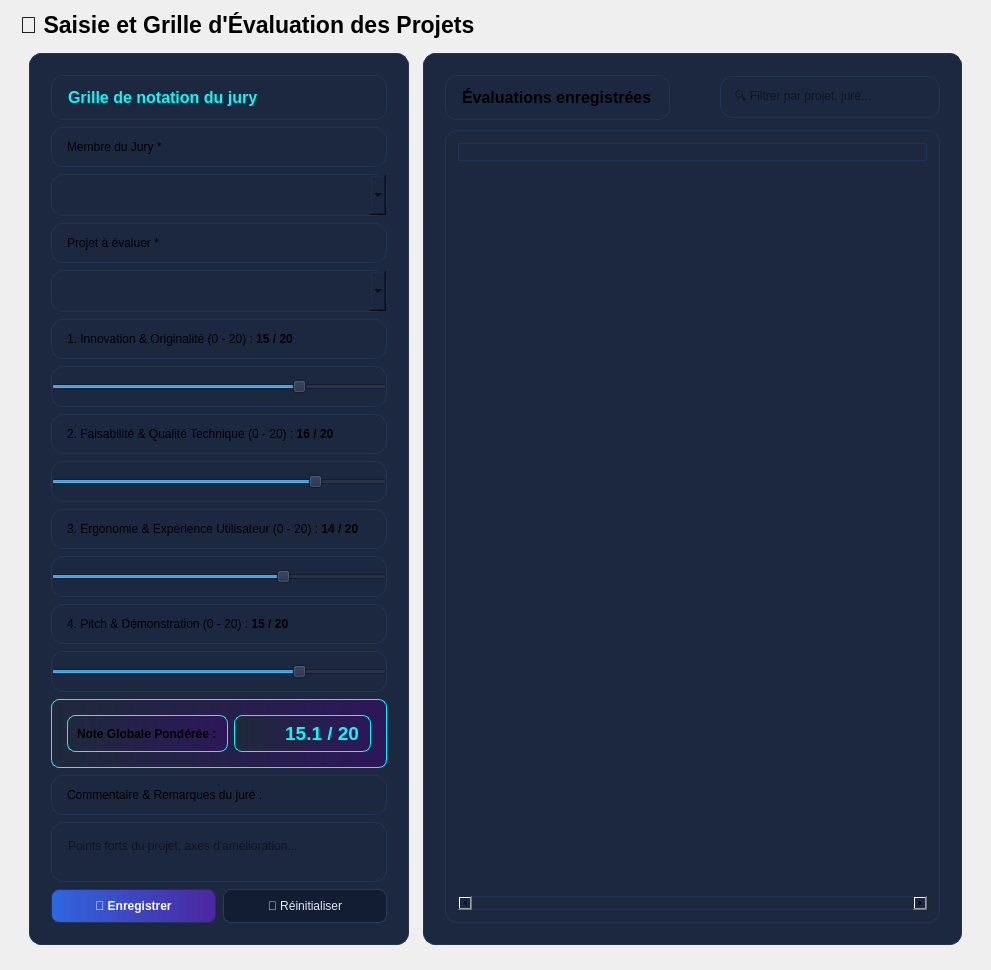
         <widget class="QWidget" name="pageEvaluations">
          <layout class="QVBoxLayout" name="evalsVLayout">
           <property name="leftMargin">
            <number>20</number>
           </property>
           <property name="topMargin">
            <number>12</number>
           </property>
           <property name="rightMargin">
            <number>20</number>
           </property>
           <property name="bottomMargin">
            <number>16</number>
           </property>
           <item>
            <widget class="QLabel" name="lblTitrePageEvals">
             <property name="font">
              <font>
               <pointsize>17</pointsize>
               <weight>75</weight>
               <bold>true</bold>
              </font>
             </property>
             <property name="text">
              <string>📝 Saisie et Grille d'Évaluation des Projets</string>
             </property>
            </widget>
           </item>
           <item>
            <widget class="QWidget" name="evalsSplitWidget" native="true">
             <layout class="QHBoxLayout" name="evalsSplitHLayout">
              <property name="spacing">
               <number>14</number>
              </property>
              <item>
               <widget class="QFrame" name="cardFormEval">
                <property name="minimumSize">
                 <size>
                  <width>380</width>
                  <height>0</height>
                 </size>
                </property>
                <property name="maximumSize">
                 <size>
                  <width>400</width>
                  <height>16777215</height>
                 </size>
                </property>
                <property name="styleSheet">
                 <string notr="true">
background-color: #1C2740; border: 1px solid #233354; border-radius: 12px; padding: 12px;
                 </string>
                </property>
                <layout class="QVBoxLayout" name="formEvalVLayout">
                 <property name="spacing">
                  <number>7</number>
                 </property>
                 <item>
                  <widget class="QLabel" name="lblFormEvalTitre">
                   <property name="font">
                    <font>
                     <pointsize>12</pointsize>
                     <weight>75</weight>
                     <bold>true</bold>
                    </font>
                   </property>
                   <property name="styleSheet">
                    <string notr="true">color: #0BF8F6;</string>
                   </property>
                   <property name="text">
                    <string>Grille de notation du jury</string>
                   </property>
                  </widget>
                 </item>
                 <item>
                  <widget class="QLabel" name="lblEvalJuryTag">
                   <property name="text">
                    <string>Membre du Jury *</string>
                   </property>
                  </widget>
                 </item>
                 <item>
                  <widget class="QComboBox" name="comboEvalJury" />
                 </item>
                 <item>
                  <widget class="QLabel" name="lblEvalProjetTag">
                   <property name="text">
                    <string>Projet à évaluer *</string>
                   </property>
                  </widget>
                 </item>
                 <item>
                  <widget class="QComboBox" name="comboEvalProjet" />
                 </item>
                 <item>
                  <widget class="QLabel" name="lblInnoTag">
                   <property name="text">
                    <string>1. Innovation &amp; Originalité (0 - 20) : &lt;b id="valInno"&gt;15 / 20&lt;/b&gt;</string>
                   </property>
                  </widget>
                 </item>
                 <item>
                  <widget class="QSlider" name="sliderInnovation">
                   <property name="maximum">
                    <number>20</number>
                   </property>
                   <property name="value">
                    <number>15</number>
                   </property>
                   <property name="orientation">
                    <enum>Qt::Horizontal</enum>
                   </property>
                  </widget>
                 </item>
                 <item>
                  <widget class="QLabel" name="lblTechTag">
                   <property name="text">
                    <string>2. Faisabilité &amp; Qualité Technique (0 - 20) : &lt;b id="valTech"&gt;16 / 20&lt;/b&gt;</string>
                   </property>
                  </widget>
                 </item>
                 <item>
                  <widget class="QSlider" name="sliderTechnique">
                   <property name="maximum">
                    <number>20</number>
                   </property>
                   <property name="value">
                    <number>16</number>
                   </property>
                   <property name="orientation">
                    <enum>Qt::Horizontal</enum>
                   </property>
                  </widget>
                 </item>
                 <item>
                  <widget class="QLabel" name="lblPresTag">
                   <property name="text">
                    <string>3. Ergonomie &amp; Expérience Utilisateur (0 - 20) : &lt;b id="valPres"&gt;14 / 20&lt;/b&gt;</string>
                   </property>
                  </widget>
                 </item>
                 <item>
                  <widget class="QSlider" name="sliderPresentation">
                   <property name="maximum">
                    <number>20</number>
                   </property>
                   <property name="value">
                    <number>14</number>
                   </property>
                   <property name="orientation">
                    <enum>Qt::Horizontal</enum>
                   </property>
                  </widget>
                 </item>
                 <item>
                  <widget class="QLabel" name="lblPitchTag">
                   <property name="text">
                    <string>4. Pitch &amp; Démonstration (0 - 20) : &lt;b id="valPitch"&gt;15 / 20&lt;/b&gt;</string>
                   </property>
                  </widget>
                 </item>
                 <item>
                  <widget class="QSlider" name="sliderPitch">
                   <property name="maximum">
                    <number>20</number>
                   </property>
                   <property name="value">
                    <number>15</number>
                   </property>
                   <property name="orientation">
                    <enum>Qt::Horizontal</enum>
                   </property>
                  </widget>
                 </item>
                 <item>
                  <widget class="QFrame" name="scoreBanner">
                   <property name="styleSheet">
                    <string notr="true">
background: qlineargradient(spread:pad, x1:0, y1:0, x2:1, y2:0, stop:0 #1E293B, stop:1 #2D175A);
border: 1px solid #0BF8F6; border-radius: 8px; padding: 6px;
                    </string>
                   </property>
                   <layout class="QHBoxLayout" name="scoreHLayout">
                    <item>
                     <widget class="QLabel" name="lblNoteTitle">
                      <property name="font">
                       <font>
                        <weight>75</weight>
                        <bold>true</bold>
                       </font>
                      </property>
                      <property name="text">
                       <string>Note Globale Pondérée :</string>
                      </property>
                     </widget>
                    </item>
                    <item>
                     <widget class="QLabel" name="lblNoteCalculee">
                      <property name="font">
                       <font>
                        <pointsize>14</pointsize>
                        <weight>75</weight>
                        <bold>true</bold>
                       </font>
                      </property>
                      <property name="styleSheet">
                       <string notr="true">color: #0BF8F6;</string>
                      </property>
                      <property name="text">
                       <string>15.1 / 20</string>
                      </property>
                      <property name="alignment">
                       <set>Qt::AlignRight|Qt::AlignVCenter</set>
                      </property>
                     </widget>
                    </item>
                   </layout>
                  </widget>
                 </item>
                 <item>
                  <widget class="QLabel" name="lblCommentaireTag">
                   <property name="text">
                    <string>Commentaire &amp; Remarques du juré :</string>
                   </property>
                  </widget>
                 </item>
                 <item>
                  <widget class="QTextEdit" name="textEvalCommentaire">
                   <property name="maximumSize">
                    <size>
                     <width>16777215</width>
                     <height>60</height>
                    </size>
                   </property>
                   <property name="placeholderText">
                    <string>Points forts du projet, axes d'amélioration...</string>
                   </property>
                  </widget>
                 </item>
                 <item>
                  <layout class="QHBoxLayout" name="evalBtnsHLayout">
                   <item>
                    <widget class="QPushButton" name="btnEnregistrerEval">
                     <property name="cursor">
                      <cursorShape>PointingHandCursor</cursorShape>
                     </property>
                     <property name="styleSheet">
                      <string notr="true">
background: qlineargradient(spread:pad, x1:0, y1:0, x2:1, y2:0, stop:0 #2F67E0, stop:1 #4B26A0);
color: #FFFFFF; font-weight: bold; border-radius: 8px; padding: 9px;
                      </string>
                     </property>
                     <property name="text">
                      <string>💾 Enregistrer</string>
                     </property>
                    </widget>
                   </item>
                   <item>
                    <widget class="QPushButton" name="btnViderEval">
                     <property name="cursor">
                      <cursorShape>PointingHandCursor</cursorShape>
                     </property>
                     <property name="styleSheet">
                      <string notr="true">
background-color: #121D34; border: 1px solid #2A3B5C; color: #E2E8F0; border-radius: 8px; padding: 9px;
                      </string>
                     </property>
                     <property name="text">
                      <string>🔄 Réinitialiser</string>
                     </property>
                    </widget>
                   </item>
                  </layout>
                 </item>
                </layout>
               </widget>
              </item>
              <item>
               <widget class="QFrame" name="cardTableEvals">
                <property name="styleSheet">
                 <string notr="true">
background-color: #1C2740; border: 1px solid #233354; border-radius: 12px; padding: 12px;
                 </string>
                </property>
                <layout class="QVBoxLayout" name="tableEvalsVLayout">
                 <property name="spacing">
                  <number>10</number>
                 </property>
                 <item>
                  <layout class="QHBoxLayout" name="evalsSearchHLayout">
                   <item>
                    <widget class="QLabel" name="lblTitreHistoriqueEvals">
                     <property name="font">
                      <font>
                       <pointsize>12</pointsize>
                       <weight>75</weight>
                       <bold>true</bold>
                      </font>
                     </property>
                     <property name="text">
                      <string>Évaluations enregistrées</string>
                     </property>
                    </widget>
                   </item>
                   <item>
                    <spacer name="evalsSearchSpacer">
                     <property name="orientation">
                      <enum>Qt::Horizontal</enum>
                     </property>
                     <property name="sizeHint" stdset="0">
                      <size>
                       <width>40</width>
                       <height>20</height>
                      </size>
                     </property>
                    </spacer>
                   </item>
                   <item>
                    <widget class="QLineEdit" name="inputRechercheEval">
                     <property name="minimumSize">
                      <size>
                       <width>220</width>
                       <height>30</height>
                      </size>
                     </property>
                     <property name="placeholderText">
                      <string>🔍 Filtrer par projet, juré...</string>
                     </property>
                    </widget>
                   </item>
                  </layout>
                 </item>
                 <item>
                  <widget class="QTableWidget" name="tableEvals">
                   <property name="selectionMode">
                    <enum>QAbstractItemView::SingleSelection</enum>
                   </property>
                   <property name="selectionBehavior">
                    <enum>QAbstractItemView::SelectRows</enum>
                   </property>
                   <property name="columnCount">
                    <number>8</number>
                   </property>
                   <column>
                    <property name="text">
                     <string>ID</string>
                    </property>
                   </column>
                   <column>
                    <property name="text">
                     <string>Projet</string>
                    </property>
                   </column>
                   <column>
                    <property name="text">
                     <string>Équipe</string>
                    </property>
                   </column>
                   <column>
                    <property name="text">
                     <string>Juré</string>
                    </property>
                   </column>
                   <column>
                    <property name="text">
                     <string>Note</string>
                    </property>
                   </column>
                   <column>
                    <property name="text">
                     <string>Date</string>
                    </property>
                   </column>
                   <column>
                    <property name="text">
                     <string>Commentaire</string>
                    </property>
                   </column>
                   <column>
                    <property name="text">
                     <string>Actions</string>
                    </property>
                   </column>
                  </widget>
                 </item>
                </layout>
               </widget>
              </item>
             </layout>
            </widget>
           </item>
          </layout>
         </widget>
